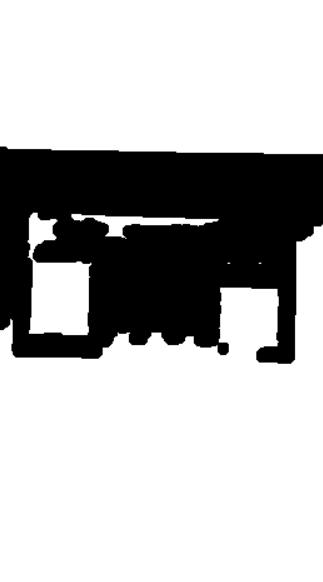
#> input picture 59509049-rectangular-extentions/1.png, 323 x 582 px
$ python rectangular_extentions.py
#> lines starting #> are read from the running program, lines starting #| are printed output that depends on the picture; after the words box and inside, x2 and y2 are one past the last pixel; in counts of white or black regions, pixels touching at a corner belong together
import cv2

# Load image, convert to grayscale, Otsu's threshold
image = cv2.imread('1.png')
#> image is the input picture: shape (582, 323, 3); min 0, max 255, mean 185
gray = cv2.cvtColor(image,cv2.COLOR_BGR2GRAY)
thresh = cv2.threshold(gray, 0, 255, cv2.THRESH_BINARY_INV + cv2.THRESH_OTSU)[1]
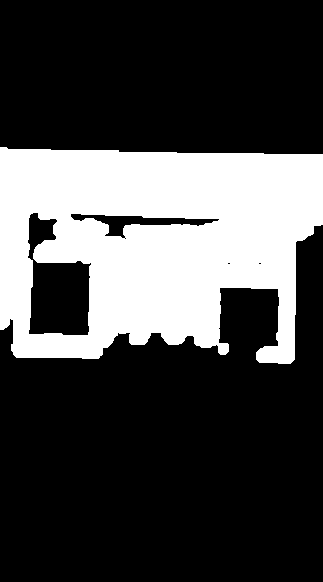
#> thresh: shape (582, 323); 27.4% white; 1 white region, box (x1, y1, x2, y2) and area: (0, 147, 323, 364) 51578

# Create kernel and morph close
kernel = cv2.getStructuringElement(cv2.MORPH_RECT, (9,9))
close = 255 - cv2.morphologyEx(thresh, cv2.MORPH_CLOSE, kernel, iterations=5)
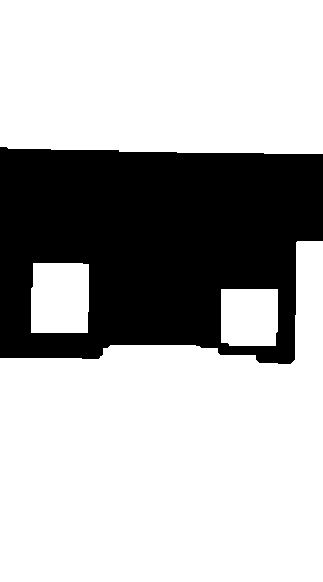
#> close: shape (582, 323); 70.8% white; 1 black region

# Find contours and filter using contour area
cnts = cv2.findContours(close, cv2.RETR_TREE, cv2.CHAIN_APPROX_SIMPLE)
#> cnts = 4 contours; box (x1, y1, x2, y2) and area: (0, 241, 323, 582) 76214, (0, 0, 323, 154) 48524, (31, 263, 89, 333) 3859, (221, 289, 278, 346) 3088
cnts = cnts[0] if len(cnts) == 2 else cnts[1]
for c in cnts:
    area = cv2.contourArea(c)
    if area > 100 and area < 25000:
        cv2.drawContours(image, [c], -1, (36,255,12), 4)
#> this loop made 4 passes
#> area on passes 1 to 4: 3088, 3859, 76214, 48524
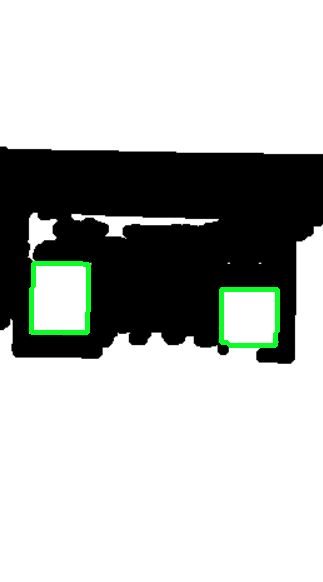
#> image: shape (582, 323, 3); 1.23% of pixels changed, all inside (x1, y1, x2, y2) = (29, 261, 280, 348)

cv2.imshow('thresh', thresh)
cv2.imshow('close', close)
cv2.imshow('image', image)
cv2.waitKey()
